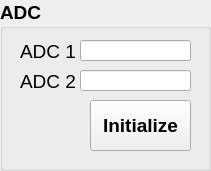
     <widget class="QGroupBox" name="group_adc">
      <property name="geometry">
       <rect>
        <x>10</x>
        <y>0</y>
        <width>211</width>
        <height>171</height>
       </rect>
      </property>
      <property name="font">
       <font>
        <family>Arial</family>
        <pointsize>14</pointsize>
        <weight>75</weight>
        <bold>true</bold>
        <strikeout>false</strikeout>
       </font>
      </property>
      <property name="title">
       <string>ADC</string>
      </property>
      <widget class="QLineEdit" name="lineEdit_adc1">
       <property name="geometry">
        <rect>
         <x>80</x>
         <y>40</y>
         <width>111</width>
         <height>21</height>
        </rect>
       </property>
      </widget>
      <widget class="QLineEdit" name="lineEdit_adc2">
       <property name="geometry">
        <rect>
         <x>80</x>
         <y>70</y>
         <width>111</width>
         <height>21</height>
        </rect>
       </property>
       <property name="text">
        <string/>
       </property>
      </widget>
      <widget class="QLabel" name="label_adc1">
       <property name="geometry">
        <rect>
         <x>20</x>
         <y>40</y>
         <width>97</width>
         <height>23</height>
        </rect>
       </property>
       <property name="font">
        <font>
         <family>Arial</family>
         <pointsize>14</pointsize>
         <weight>50</weight>
         <bold>false</bold>
         <strikeout>false</strikeout>
        </font>
       </property>
       <property name="text">
        <string>ADC 1</string>
       </property>
      </widget>
      <widget class="QLabel" name="label_adc2">
       <property name="geometry">
        <rect>
         <x>20</x>
         <y>70</y>
         <width>97</width>
         <height>23</height>
        </rect>
       </property>
       <property name="font">
        <font>
         <family>Arial</family>
         <pointsize>14</pointsize>
         <weight>50</weight>
         <bold>false</bold>
         <strikeout>false</strikeout>
        </font>
       </property>
       <property name="text">
        <string>ADC 2</string>
       </property>
      </widget>
      <widget class="QPushButton" name="pushbtn_adc_initialize">
       <property name="geometry">
        <rect>
         <x>90</x>
         <y>100</y>
         <width>101</width>
         <height>51</height>
        </rect>
       </property>
       <property name="font">
        <font>
         <family>Arial</family>
         <pointsize>14</pointsize>
         <weight>75</weight>
         <bold>true</bold>
         <strikeout>false</strikeout>
        </font>
       </property>
       <property name="toolTip">
        <string>&lt;html&gt;&lt;head/&gt;&lt;body&gt;&lt;p&gt;To set the information of the observation&lt;/p&gt;&lt;/body&gt;&lt;/html&gt;</string>
       </property>
       <property name="text">
        <string>Initialize</string>
       </property>
      </widget>
     </widget>
